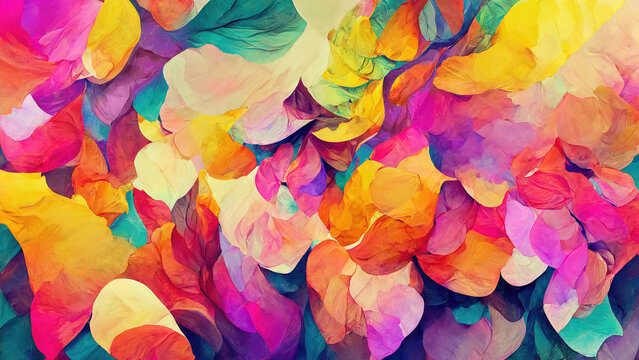
#> input picture computer-vision-tutorials/images/colorful.jpg, 639 x 360 px
$ python Image_Processing_resize.py
#> lines starting #> are read from the running program, lines starting #| are printed output that depends on the picture
import cv2
import numpy as np
import matplotlib.pyplot as plt

image = cv2.imread("images/colorful.jpg")
#> image is the input picture: shape (360, 639, 3); mean B, G, R 106.1, 117.3, 189.8

# Shrinking image on x and y planes
half = cv2.resize(image, (0, 0), fx=0.5, fy=0.5)
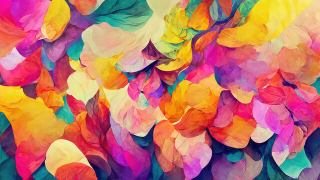
#> half: shape (180, 320, 3); mean B, G, R 106.2, 117.4, 189.8
cv2.imshow("Half", half)

# Changing image size by defining new size
new_size = cv2.resize(image, dsize=(500, 500))
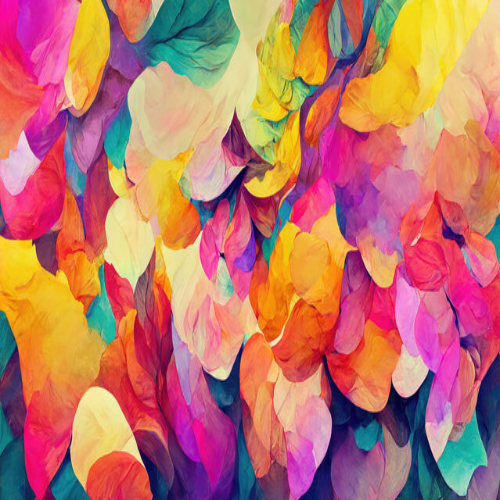
#> new_size: shape (500, 500, 3); mean B, G, R 105.9, 117.2, 189.6

cv2.imshow("New Size", new_size)

print("Original Size: {}".format(image.shape))
#| Original Size: (360, 639, 3)
print("New Size: {}".format(new_size.shape))
#| New Size: (500, 500, 3)

# Using itnerpolations:
"""
cv2.INTER_AREA: Bir görseli küçültmemiz gerektiğinde kullanılır.
cv2.INTER_CUBIC: Bu yavaş ama daha verimlidir.
cv2.INTER_LINEAR: Bu öncelikle yakınlaştırma gerektiğinde kullanılır. Bu, OpenCV'deki varsayılan enterpolasyon tekniğidir.
"""

interpolated = cv2.resize(image, (600, 600), interpolation=cv2.INTER_CUBIC)
cv2.imshow("Interpolated", interpolated)

if cv2.waitKey(0) & 0xff == 27:
#> (key Esc is pressed here)
    cv2.destroyAllWindows()
